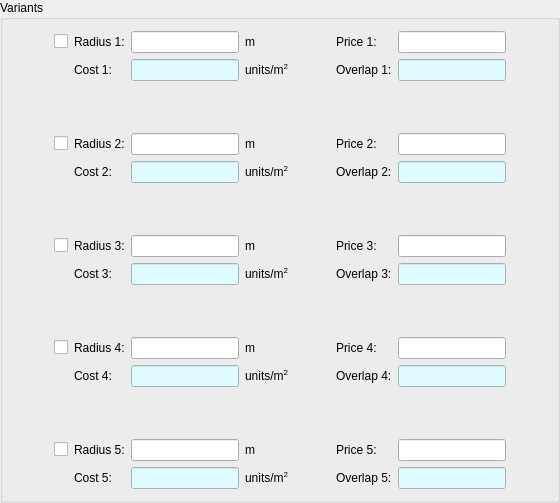
            <widget class="QGroupBox" name="gb2dVariants">
             <property name="sizePolicy">
              <sizepolicy hsizetype="Preferred" vsizetype="Fixed">
               <horstretch>0</horstretch>
               <verstretch>0</verstretch>
              </sizepolicy>
             </property>
             <property name="minimumSize">
              <size>
               <width>0</width>
               <height>352</height>
              </size>
             </property>
             <property name="title">
              <string>Variants</string>
             </property>
             <layout class="QHBoxLayout" name="horizontalLayout_2">
              <item>
               <spacer name="horizontalSpacer_3">
                <property name="orientation">
                 <enum>Qt::Horizontal</enum>
                </property>
                <property name="sizeHint" stdset="0">
                 <size>
                  <width>40</width>
                  <height>20</height>
                 </size>
                </property>
               </spacer>
              </item>
              <item>
               <layout class="QGridLayout" name="grl2dVariantsRadius">
                <item row="14" column="3">
                 <widget class="QLabel" name="label_50">
                  <property name="text">
                   <string>&lt;html&gt;&lt;head/&gt;&lt;body&gt;&lt;p&gt;units/m&lt;span style=&quot; vertical-align:super;&quot;&gt;2&lt;/span&gt;&lt;/p&gt;&lt;/body&gt;&lt;/html&gt;</string>
                  </property>
                 </widget>
                </item>
                <item row="8" column="2">
                 <spacer name="verticalSpacer_6">
                  <property name="orientation">
                   <enum>Qt::Vertical</enum>
                  </property>
                  <property name="sizeHint" stdset="0">
                   <size>
                    <width>20</width>
                    <height>40</height>
                   </size>
                  </property>
                 </spacer>
                </item>
                <item row="7" column="2">
                 <widget class="QLineEdit" name="tb2dVariantCost3">
                  <property name="styleSheet">
                   <string notr="true">background-color: rgb(224, 251, 255);</string>
                  </property>
                  <property name="readOnly">
                   <bool>true</bool>
                  </property>
                 </widget>
                </item>
                <item row="7" column="1">
                 <widget class="QLabel" name="label_18">
                  <property name="text">
                   <string>Cost 3:</string>
                  </property>
                 </widget>
                </item>
                <item row="6" column="2">
                 <widget class="QLineEdit" name="tb2dVariantRadius3"/>
                </item>
                <item row="6" column="1">
                 <widget class="QLabel" name="label_17">
                  <property name="text">
                   <string>Radius 3:</string>
                  </property>
                 </widget>
                </item>
                <item row="5" column="2">
                 <spacer name="verticalSpacer_5">
                  <property name="orientation">
                   <enum>Qt::Vertical</enum>
                  </property>
                  <property name="sizeHint" stdset="0">
                   <size>
                    <width>20</width>
                    <height>40</height>
                   </size>
                  </property>
                 </spacer>
                </item>
                <item row="4" column="2">
                 <widget class="QLineEdit" name="tb2dVariantCost2">
                  <property name="styleSheet">
                   <string notr="true">background-color: rgb(224, 251, 255);</string>
                  </property>
                  <property name="readOnly">
                   <bool>true</bool>
                  </property>
                 </widget>
                </item>
                <item row="4" column="1">
                 <widget class="QLabel" name="label_16">
                  <property name="text">
                   <string>Cost 2:</string>
                  </property>
                 </widget>
                </item>
                <item row="3" column="2">
                 <widget class="QLineEdit" name="tb2dVariantRadius2"/>
                </item>
                <item row="3" column="1">
                 <widget class="QLabel" name="label_15">
                  <property name="text">
                   <string>Radius 2:</string>
                  </property>
                 </widget>
                </item>
                <item row="2" column="2">
                 <spacer name="verticalSpacer_4">
                  <property name="orientation">
                   <enum>Qt::Vertical</enum>
                  </property>
                  <property name="sizeHint" stdset="0">
                   <size>
                    <width>20</width>
                    <height>40</height>
                   </size>
                  </property>
                 </spacer>
                </item>
                <item row="1" column="2">
                 <widget class="QLineEdit" name="tb2dVariantCost1">
                  <property name="styleSheet">
                   <string notr="true">background-color: rgb(224, 251, 255);</string>
                  </property>
                  <property name="readOnly">
                   <bool>true</bool>
                  </property>
                 </widget>
                </item>
                <item row="1" column="1">
                 <widget class="QLabel" name="label_14">
                  <property name="text">
                   <string>Cost 1:</string>
                  </property>
                 </widget>
                </item>
                <item row="0" column="2">
                 <widget class="QLineEdit" name="tb2dVariantRadius1"/>
                </item>
                <item row="0" column="1">
                 <widget class="QLabel" name="label_13">
                  <property name="text">
                   <string>Radius 1:</string>
                  </property>
                 </widget>
                </item>
                <item row="9" column="1">
                 <widget class="QLabel" name="label_19">
                  <property name="text">
                   <string>Radius 4:</string>
                  </property>
                 </widget>
                </item>
                <item row="1" column="3">
                 <widget class="QLabel" name="label_45">
                  <property name="text">
                   <string>&lt;html&gt;&lt;head/&gt;&lt;body&gt;&lt;p&gt;units/m&lt;span style=&quot; vertical-align:super;&quot;&gt;2&lt;/span&gt;&lt;/p&gt;&lt;/body&gt;&lt;/html&gt;</string>
                  </property>
                 </widget>
                </item>
                <item row="10" column="2">
                 <widget class="QLineEdit" name="tb2dVariantCost4">
                  <property name="styleSheet">
                   <string notr="true">background-color: rgb(224, 251, 255);</string>
                  </property>
                  <property name="readOnly">
                   <bool>true</bool>
                  </property>
                 </widget>
                </item>
                <item row="3" column="3">
                 <widget class="QLabel" name="label_43">
                  <property name="text">
                   <string>m</string>
                  </property>
                 </widget>
                </item>
                <item row="10" column="1">
                 <widget class="QLabel" name="label_20">
                  <property name="text">
                   <string>Cost 4:</string>
                  </property>
                 </widget>
                </item>
                <item row="11" column="2">
                 <spacer name="verticalSpacer_7">
                  <property name="orientation">
                   <enum>Qt::Vertical</enum>
                  </property>
                  <property name="sizeHint" stdset="0">
                   <size>
                    <width>20</width>
                    <height>40</height>
                   </size>
                  </property>
                 </spacer>
                </item>
                <item row="0" column="3">
                 <widget class="QLabel" name="label_42">
                  <property name="text">
                   <string>m</string>
                  </property>
                 </widget>
                </item>
                <item row="9" column="2">
                 <widget class="QLineEdit" name="tb2dVariantRadius4"/>
                </item>
                <item row="12" column="1">
                 <widget class="QLabel" name="label_21">
                  <property name="text">
                   <string>Radius 5:</string>
                  </property>
                 </widget>
                </item>
                <item row="12" column="2">
                 <widget class="QLineEdit" name="tb2dVariantRadius5"/>
                </item>
                <item row="14" column="1">
                 <widget class="QLabel" name="label_22">
                  <property name="text">
                   <string>Cost 5:</string>
                  </property>
                 </widget>
                </item>
                <item row="14" column="2">
                 <widget class="QLineEdit" name="tb2dVariantCost5">
                  <property name="styleSheet">
                   <string notr="true">background-color: rgb(224, 251, 255);</string>
                  </property>
                  <property name="readOnly">
                   <bool>true</bool>
                  </property>
                 </widget>
                </item>
                <item row="6" column="3">
                 <widget class="QLabel" name="label_44">
                  <property name="text">
                   <string>m</string>
                  </property>
                 </widget>
                </item>
                <item row="7" column="3">
                 <widget class="QLabel" name="label_47">
                  <property name="text">
                   <string>&lt;html&gt;&lt;head/&gt;&lt;body&gt;&lt;p&gt;units/m&lt;span style=&quot; vertical-align:super;&quot;&gt;2&lt;/span&gt;&lt;/p&gt;&lt;/body&gt;&lt;/html&gt;</string>
                  </property>
                 </widget>
                </item>
                <item row="4" column="3">
                 <widget class="QLabel" name="label_46">
                  <property name="text">
                   <string>&lt;html&gt;&lt;head/&gt;&lt;body&gt;&lt;p&gt;units/m&lt;span style=&quot; vertical-align:super;&quot;&gt;2&lt;/span&gt;&lt;/p&gt;&lt;/body&gt;&lt;/html&gt;</string>
                  </property>
                 </widget>
                </item>
                <item row="9" column="3">
                 <widget class="QLabel" name="label_49">
                  <property name="text">
                   <string>m</string>
                  </property>
                 </widget>
                </item>
                <item row="10" column="3">
                 <widget class="QLabel" name="label_48">
                  <property name="text">
                   <string>&lt;html&gt;&lt;head/&gt;&lt;body&gt;&lt;p&gt;units/m&lt;span style=&quot; vertical-align:super;&quot;&gt;2&lt;/span&gt;&lt;/p&gt;&lt;/body&gt;&lt;/html&gt;</string>
                  </property>
                 </widget>
                </item>
                <item row="12" column="3">
                 <widget class="QLabel" name="label_51">
                  <property name="text">
                   <string>m</string>
                  </property>
                 </widget>
                </item>
                <item row="0" column="0">
                 <widget class="QCheckBox" name="chb2dVariants1">
                  <property name="text">
                   <string/>
                  </property>
                 </widget>
                </item>
                <item row="3" column="0">
                 <widget class="QCheckBox" name="chb2dVariants2">
                  <property name="text">
                   <string/>
                  </property>
                 </widget>
                </item>
                <item row="6" column="0">
                 <widget class="QCheckBox" name="chb2dVariants3">
                  <property name="text">
                   <string/>
                  </property>
                 </widget>
                </item>
                <item row="9" column="0">
                 <widget class="QCheckBox" name="chb2dVariants4">
                  <property name="text">
                   <string/>
                  </property>
                 </widget>
                </item>
                <item row="12" column="0">
                 <widget class="QCheckBox" name="chb2dVariants5">
                  <property name="text">
                   <string/>
                  </property>
                 </widget>
                </item>
               </layout>
              </item>
              <item>
               <spacer name="horizontalSpacer_2">
                <property name="orientation">
                 <enum>Qt::Horizontal</enum>
                </property>
                <property name="sizeHint" stdset="0">
                 <size>
                  <width>40</width>
                  <height>20</height>
                 </size>
                </property>
               </spacer>
              </item>
              <item>
               <layout class="QFormLayout" name="grl2dVariantsPrice">
                <property name="fieldGrowthPolicy">
                 <enum>QFormLayout::AllNonFixedFieldsGrow</enum>
                </property>
                <item row="0" column="0">
                 <widget class="QLabel" name="label_23">
                  <property name="text">
                   <string>Price 1:</string>
                  </property>
                 </widget>
                </item>
                <item row="0" column="1">
                 <widget class="QLineEdit" name="tb2dVariantPrice1"/>
                </item>
                <item row="1" column="0">
                 <widget class="QLabel" name="label_24">
                  <property name="text">
                   <string>Overlap 1:</string>
                  </property>
                 </widget>
                </item>
                <item row="1" column="1">
                 <widget class="QLineEdit" name="tb2dVariantOverlap1">
                  <property name="styleSheet">
                   <string notr="true">background-color: rgb(224, 251, 255);</string>
                  </property>
                  <property name="readOnly">
                   <bool>true</bool>
                  </property>
                 </widget>
                </item>
                <item row="3" column="0">
                 <widget class="QLabel" name="label_25">
                  <property name="text">
                   <string>Price 2:</string>
                  </property>
                 </widget>
                </item>
                <item row="3" column="1">
                 <widget class="QLineEdit" name="tb2dVariantPrice2"/>
                </item>
                <item row="4" column="0">
                 <widget class="QLabel" name="label_26">
                  <property name="text">
                   <string>Overlap 2:</string>
                  </property>
                 </widget>
                </item>
                <item row="4" column="1">
                 <widget class="QLineEdit" name="tb2dVariantOverlap2">
                  <property name="styleSheet">
                   <string notr="true">background-color: rgb(224, 251, 255);</string>
                  </property>
                  <property name="readOnly">
                   <bool>true</bool>
                  </property>
                 </widget>
                </item>
                <item row="6" column="0">
                 <widget class="QLabel" name="label_27">
                  <property name="text">
                   <string>Price 3:</string>
                  </property>
                 </widget>
                </item>
                <item row="6" column="1">
                 <widget class="QLineEdit" name="tb2dVariantPrice3"/>
                </item>
                <item row="7" column="0">
                 <widget class="QLabel" name="label_28">
                  <property name="text">
                   <string>Overlap 3:</string>
                  </property>
                 </widget>
                </item>
                <item row="7" column="1">
                 <widget class="QLineEdit" name="tb2dVariantOverlap3">
                  <property name="styleSheet">
                   <string notr="true">background-color: rgb(224, 251, 255);</string>
                  </property>
                  <property name="readOnly">
                   <bool>true</bool>
                  </property>
                 </widget>
                </item>
                <item row="9" column="0">
                 <widget class="QLabel" name="label_29">
                  <property name="text">
                   <string>Price 4:</string>
                  </property>
                 </widget>
                </item>
                <item row="9" column="1">
                 <widget class="QLineEdit" name="tb2dVariantPrice4"/>
                </item>
                <item row="10" column="0">
                 <widget class="QLabel" name="label_30">
                  <property name="text">
                   <string>Overlap 4:</string>
                  </property>
                 </widget>
                </item>
                <item row="10" column="1">
                 <widget class="QLineEdit" name="tb2dVariantOverlap4">
                  <property name="styleSheet">
                   <string notr="true">background-color: rgb(224, 251, 255);</string>
                  </property>
                  <property name="readOnly">
                   <bool>true</bool>
                  </property>
                 </widget>
                </item>
                <item row="12" column="0">
                 <widget class="QLabel" name="label_31">
                  <property name="text">
                   <string>Price 5:</string>
                  </property>
                 </widget>
                </item>
                <item row="12" column="1">
                 <widget class="QLineEdit" name="tb2dVariantPrice5"/>
                </item>
                <item row="13" column="0">
                 <widget class="QLabel" name="label_32">
                  <property name="text">
                   <string>Overlap 5:</string>
                  </property>
                 </widget>
                </item>
                <item row="13" column="1">
                 <widget class="QLineEdit" name="tb2dVariantOverlap5">
                  <property name="styleSheet">
                   <string notr="true">background-color: rgb(224, 251, 255);</string>
                  </property>
                  <property name="readOnly">
                   <bool>true</bool>
                  </property>
                 </widget>
                </item>
                <item row="2" column="1">
                 <spacer name="verticalSpacer_8">
                  <property name="orientation">
                   <enum>Qt::Vertical</enum>
                  </property>
                  <property name="sizeHint" stdset="0">
                   <size>
                    <width>20</width>
                    <height>40</height>
                   </size>
                  </property>
                 </spacer>
                </item>
                <item row="5" column="1">
                 <spacer name="verticalSpacer_9">
                  <property name="orientation">
                   <enum>Qt::Vertical</enum>
                  </property>
                  <property name="sizeHint" stdset="0">
                   <size>
                    <width>20</width>
                    <height>40</height>
                   </size>
                  </property>
                 </spacer>
                </item>
                <item row="8" column="1">
                 <spacer name="verticalSpacer_10">
                  <property name="orientation">
                   <enum>Qt::Vertical</enum>
                  </property>
                  <property name="sizeHint" stdset="0">
                   <size>
                    <width>20</width>
                    <height>40</height>
                   </size>
                  </property>
                 </spacer>
                </item>
                <item row="11" column="1">
                 <spacer name="verticalSpacer_11">
                  <property name="orientation">
                   <enum>Qt::Vertical</enum>
                  </property>
                  <property name="sizeHint" stdset="0">
                   <size>
                    <width>20</width>
                    <height>40</height>
                   </size>
                  </property>
                 </spacer>
                </item>
               </layout>
              </item>
              <item>
               <spacer name="horizontalSpacer_4">
                <property name="orientation">
                 <enum>Qt::Horizontal</enum>
                </property>
                <property name="sizeHint" stdset="0">
                 <size>
                  <width>40</width>
                  <height>20</height>
                 </size>
                </property>
               </spacer>
              </item>
             </layout>
             <zorder>horizontalSpacer_2</zorder>
             <zorder>horizontalSpacer_3</zorder>
             <zorder>horizontalSpacer_4</zorder>
            </widget>
